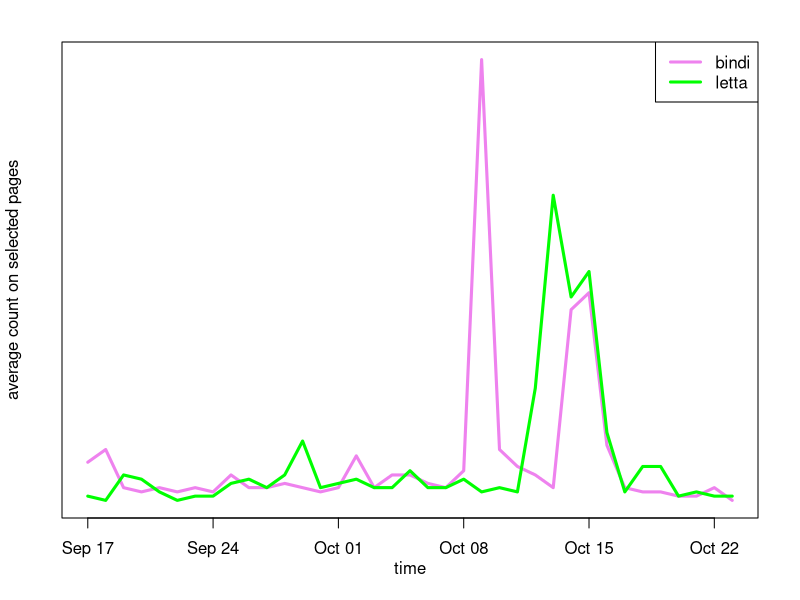

The R source for this figure:
ts = read.csv("some_data_ita.csv", header=TRUE)
ts$date = as.Date(ts$date)

pdf(file="timeseries_bindi-letta.pdf", width=5, height=5)
  par(cex.axis=1, cex.lab=1, mar=c(4.1, 3.1, 2.1, 2.1))
  plot(bindi ~ date, ts,
    main="", xlab="time",
    ylab="average count on selected pages", yaxt = "n",
    mgp=c(2,1,0),
    type="l", lwd=3, col="violet")
  lines(ts$letta ~ ts$date, lwd=3, col="green")
  legend("topright",c("bindi","letta"), col=c("violet","green"),
    lty=1, lwd=3)

dev.off()
